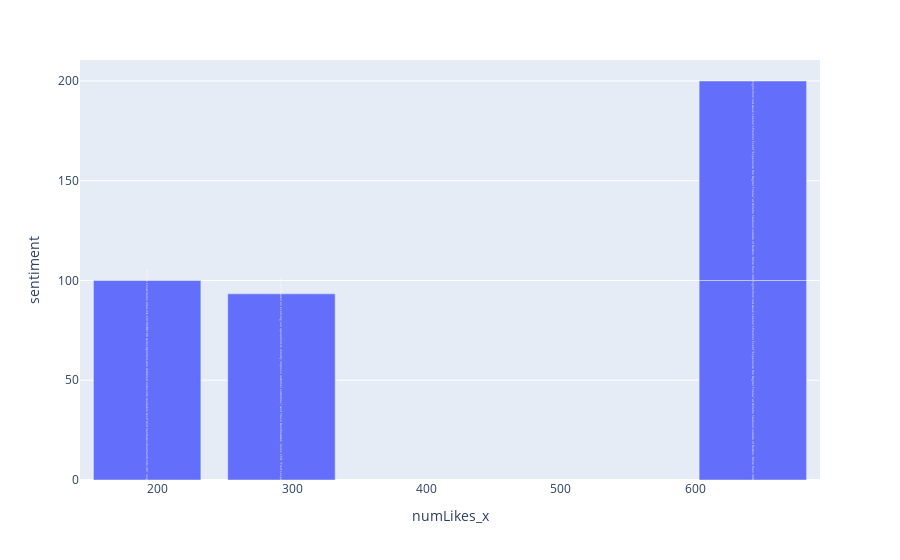

Write notebook code for a chart like this one.
### Code cell
#barplot of comments with highest sentiment positive
fig = px.bar(top_positive_sentiment, x='numLikes_x', y='sentiment',text="Short text")
fig.show()

### Figure 1 — Plotly figure (JSON) as saved in the notebook; plotly's stock layout.template omitted (floating-point values rounded to 4 significant figures)
{"data": [{"alignmentgroup": "True", "hovertemplate": "numLikes_x=%{x}<br>sentiment=%{y}<br>Short text=%{text}<extra></extra>", "legendgroup": "", "marker": {"color": "#636efa", "pattern": {"shape": ""}}, "name": "", "offsetgroup": "", "orientation": "v", "showlegend": false, "text": ["Did you know Xerox AltaLink C8100/B8100 series #printers scan scribbled notes into readable text? And translates documents into 40+ languages?", "Sights from last week's Xerox’s Premier Event \"Experience the Digital Future\" at Gillette Stadium outside of Boston. More than 300", "Sights from last week's Xerox’s Premier Event \"Experience the Digital Future\" at Gillette Stadium outside of Boston. More than 300", "“We are focused on evolving our operations to directly improve customer outcomes,” said Steve Bandrowczak, Xerox CEO. “Fred’s experience and"], "textposition": "auto", "type": "bar", "x": [192, 643, 643, 292], "xaxis": "x", "y": [100, 100, 100, 93.3], "yaxis": "y"}], "layout": {"autosize": true, "barmode": "relative", "legend": {"tracegroupgap": 0}, "margin": {"t": 60}, "xaxis": {"anchor": "y", "autorange": true, "domain": [0, 1], "range": [142, 693], "title": {"text": "numLikes_x"}, "type": "linear"}, "yaxis": {"anchor": "x", "autorange": true, "domain": [0, 1], "range": [0, 210.5], "title": {"text": "sentiment"}, "type": "linear"}}}
